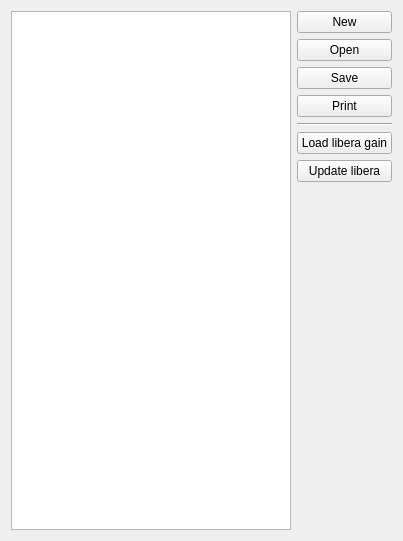
<ui version="4.0">
 <class>GainScheme</class>
 <widget class="QWidget" name="GainScheme">
  <property name="geometry">
   <rect>
    <x>0</x>
    <y>0</y>
    <width>403</width>
    <height>541</height>
   </rect>
  </property>
  <property name="windowTitle">
   <string>Gain Scheme</string>
  </property>
  <layout class="QGridLayout">
   <item rowspan="8" row="0" column="0">
    <widget class="QTextEdit" name="textEdit">
     <property name="lineWrapMode">
      <enum>QTextEdit::NoWrap</enum>
     </property>
     <property name="acceptRichText">
      <bool>false</bool>
     </property>
    </widget>
   </item>
   <item row="0" column="1">
    <widget class="QPushButton" name="newButton">
     <property name="text">
      <string>New</string>
     </property>
     <property name="icon">
      <iconset resource="ctdibpm.qrc">
       <normaloff>:/icons/icons/new.png</normaloff>:/icons/icons/new.png</iconset>
     </property>
    </widget>
   </item>
   <item row="1" column="1">
    <widget class="QPushButton" name="openButton">
     <property name="text">
      <string>Open</string>
     </property>
     <property name="icon">
      <iconset resource="ctdibpm.qrc">
       <normaloff>:/icons/icons/open.png</normaloff>:/icons/icons/open.png</iconset>
     </property>
    </widget>
   </item>
   <item row="2" column="1">
    <widget class="QPushButton" name="saveButton">
     <property name="text">
      <string>Save</string>
     </property>
     <property name="icon">
      <iconset resource="ctdibpm.qrc">
       <normaloff>:/icons/icons/save.png</normaloff>:/icons/icons/save.png</iconset>
     </property>
    </widget>
   </item>
   <item row="4" column="1">
    <widget class="Line" name="line">
     <property name="orientation">
      <enum>Qt::Horizontal</enum>
     </property>
    </widget>
   </item>
   <item row="5" column="1">
    <widget class="QPushButton" name="downloadGainButton">
     <property name="text">
      <string>Load libera gain</string>
     </property>
     <property name="icon">
      <iconset resource="ctdibpm.qrc">
       <normaloff>:/icons/icons/start2.png</normaloff>:/icons/icons/start2.png</iconset>
     </property>
    </widget>
   </item>
   <item row="6" column="1">
    <widget class="QPushButton" name="uploadGainButton">
     <property name="text">
      <string>Update libera</string>
     </property>
     <property name="icon">
      <iconset resource="ctdibpm.qrc">
       <normaloff>:/icons/icons/restart.png</normaloff>:/icons/icons/restart.png</iconset>
     </property>
    </widget>
   </item>
   <item row="7" column="1">
    <spacer>
     <property name="orientation">
      <enum>Qt::Vertical</enum>
     </property>
     <property name="sizeHint" stdset="0">
      <size>
       <width>95</width>
       <height>301</height>
      </size>
     </property>
    </spacer>
   </item>
   <item row="3" column="1">
    <widget class="QPushButton" name="printButton">
     <property name="text">
      <string>Print</string>
     </property>
     <property name="icon">
      <iconset resource="ctdibpm.qrc">
       <normaloff>:/icons/icons/print.png</normaloff>:/icons/icons/print.png</iconset>
     </property>
    </widget>
   </item>
  </layout>
 </widget>
 <resources>
  <include location="ctdibpm.qrc"/>
 </resources>
 <connections/>
</ui>
